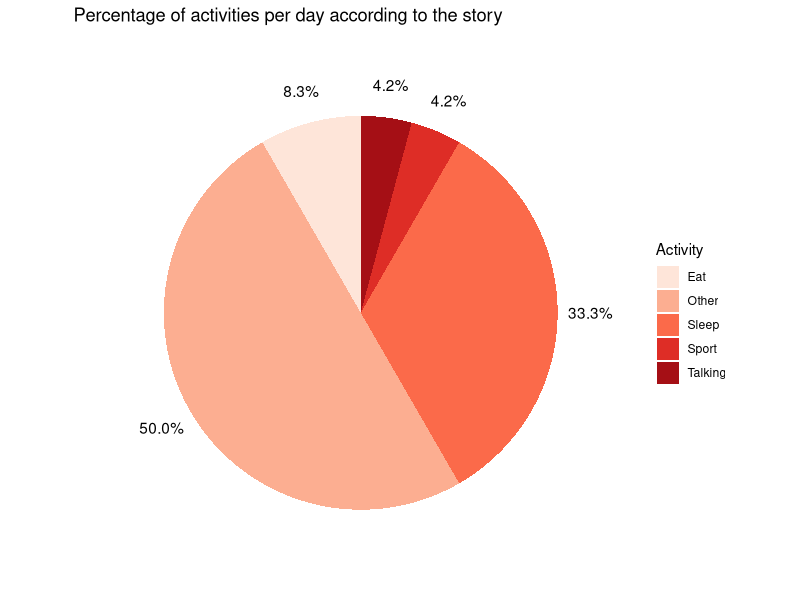

R code for this plot:
# Duc Anh, DCS 105 A Calling Bull
# BS #1, Activities per day pie chart,  Dec 12, 2020
library(ggplot2)
library(dplyr)
library(scales)

#Make data for the pie chart
df <- data.frame (
  group = c("Sleep", "Eat", "Sport", "Talking", "Other"),
  value = c(8, 2, 1, 1, 12)
)

#Get total hour per day
total = sum(df$value)

head(df)

df %>% 
  ggplot(aes(x = "", y = value, fill = group)) + 
  #Build bar chart first
  geom_col() + 
  #x = 1.6 will bring labels out side the circle. Position helps make the circle round
  geom_text(aes(x = 1.6, label = percent(value/total)), position = position_stack(vjust = 0.5)) + 
  scale_fill_brewer(palette = "Reds") +
  #Make circle
  coord_polar("y") + 
  theme_void() + 
  labs(title = "Percentage of activities per day according to the story",
       fill  = "Activity")
